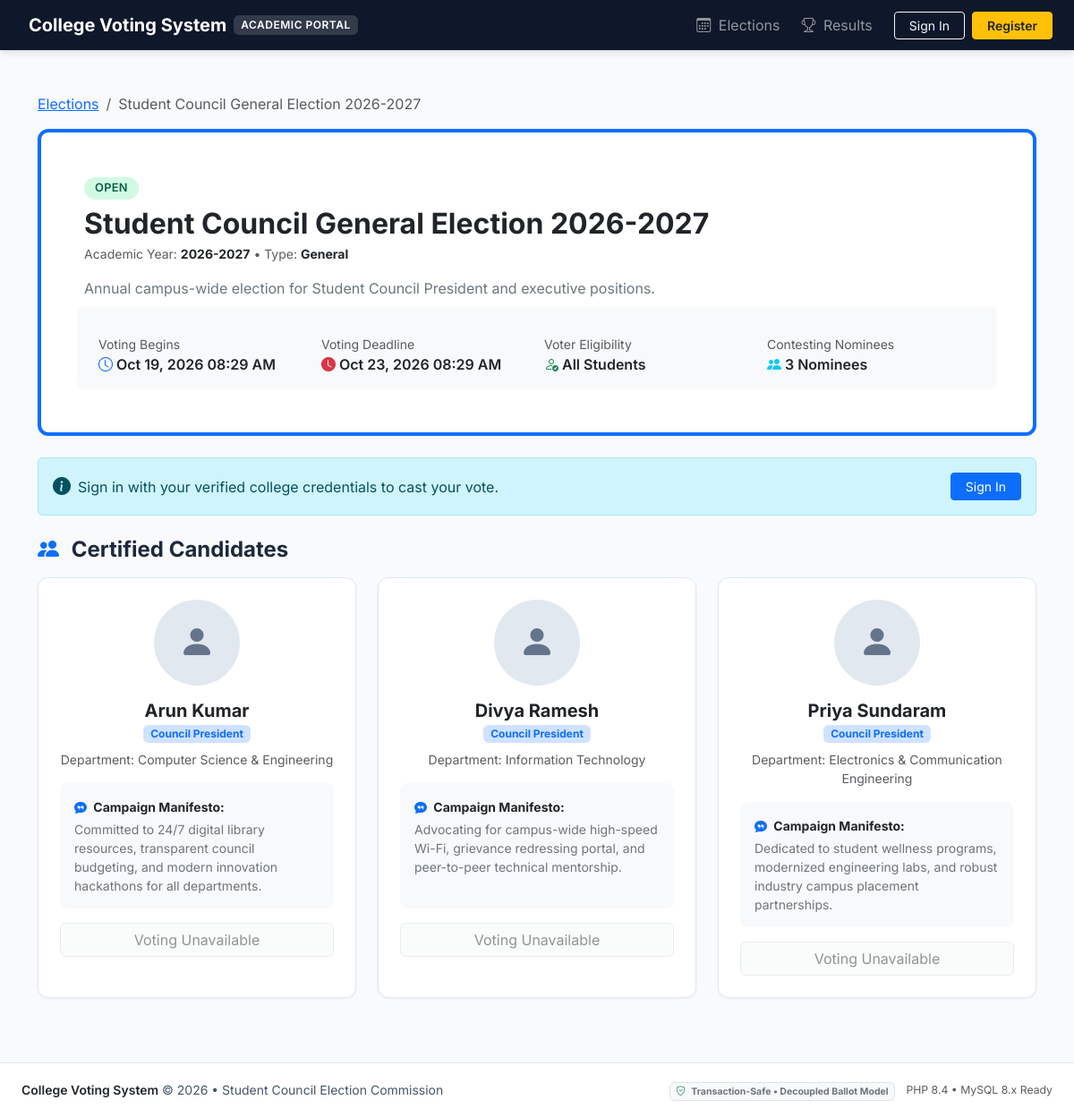
Screenshot of /public/election-details.php?id=1 with the database file from the repository.
### tables this page shows
CREATE TABLE IF NOT EXISTS elections (
    id INT AUTO_INCREMENT PRIMARY KEY,
    title VARCHAR(200) NOT NULL,
    description TEXT DEFAULT NULL,
    academic_year VARCHAR(20) NOT NULL,
    election_type ENUM('general', 'departmental', 'club', 'special') NOT NULL DEFAULT 'general',
    start_time DATETIME NOT NULL,
    end_time DATETIME NOT NULL,
    status ENUM('draft', 'scheduled', 'open', 'closed', 'results_published', 'cancelled') NOT NULL DEFAULT 'draft',
    eligibility_type ENUM('all_students', 'by_department', 'by_year') NOT NULL DEFAULT 'all_students',
    created_by INT DEFAULT NULL,
    created_at DATETIME NOT NULL DEFAULT CURRENT_TIMESTAMP,
    updated_at DATETIME NOT NULL DEFAULT CURRENT_TIMESTAMP ON UPDATE CURRENT_TIMESTAMP,
    CONSTRAINT fk_election_creator FOREIGN KEY (created_by) REFERENCES users(id) ON DELETE SET NULL,
    INDEX idx_election_status (status),
    INDEX idx_election_dates (start_time, end_time)
);

CREATE TABLE IF NOT EXISTS candidates (
    id INT AUTO_INCREMENT PRIMARY KEY,
    election_id INT NOT NULL,
    student_id INT DEFAULT NULL,
    name VARCHAR(100) NOT NULL,
    position VARCHAR(100) NOT NULL,
    department_id INT DEFAULT NULL,
    manifesto TEXT DEFAULT NULL,
    photo_url VARCHAR(255) DEFAULT NULL,
    status ENUM('active', 'withdrawn', 'disqualified') NOT NULL DEFAULT 'active',
    created_at DATETIME NOT NULL DEFAULT CURRENT_TIMESTAMP,
    updated_at DATETIME NOT NULL DEFAULT CURRENT_TIMESTAMP ON UPDATE CURRENT_TIMESTAMP,
    CONSTRAINT fk_candidate_election FOREIGN KEY (election_id) REFERENCES elections(id) ON DELETE CASCADE,
    CONSTRAINT fk_candidate_student FOREIGN KEY (student_id) REFERENCES students(id) ON DELETE SET NULL,
    CONSTRAINT fk_candidate_dept FOREIGN KEY (department_id) REFERENCES departments(id) ON DELETE SET NULL,
    INDEX idx_candidate_election (election_id),
    INDEX idx_candidate_status (status)
);

CREATE TABLE IF NOT EXISTS departments (
    id INT AUTO_INCREMENT PRIMARY KEY,
    code VARCHAR(20) NOT NULL UNIQUE,
    name VARCHAR(100) NOT NULL,
    created_at DATETIME NOT NULL DEFAULT CURRENT_TIMESTAMP
);

### app/includes/functions.php (called while the page is built, shortened)
<?php
function e(?string $value): string {
    return htmlspecialchars((string)($value ?? ''), ENT_QUOTES, 'UTF-8');
}
function base_url(string $path = ''): string {
    $scriptName = $_SERVER['SCRIPT_NAME'] ?? '';
    $base = rtrim(dirname($scriptName), '/\\');
    $trimmedPath = ltrim($path, '/');
    return ($base === '' || $base === '/') ? '/' . $trimmedPath : $base . '/' . $trimmedPath;
}
function format_datetime(?string $datetime, string $format = 'M d, Y h:i A'): string {
    try {
        $dt = new DateTime($datetime);
        return $dt->format($format);
    } catch (Exception $e) {
        return $datetime;
    }
}

### app/repositories/ElectionRepository.php (called while the page is built, shortened)
<?php
class ElectionRepository {
    private PDO $db;
    public function __construct(?PDO $db = null) {
        $this->db = $db ?? Database::getConnection();
    }
    public function findById(int $id): ?array {
        $stmt = $this->db->prepare("
            SELECT e.*, u.email AS creator_email,
                   (SELECT COUNT(*) FROM candidates c WHERE c.election_id = e.id AND c.status = 'active') AS candidate_count,
                   (SELECT COUNT(*) FROM voter_participation vp WHERE vp.election_id = e.id) AS total_votes
            FROM elections e
            LEFT JOIN users u ON e.created_by = u.id
            WHERE e.id = ?
        ");
        $stmt->execute([$id]);
        $res = $stmt->fetch(PDO::FETCH_ASSOC);
        return $res ?: null;
    }
}

### app/repositories/CandidateRepository.php (called while the page is built, shortened)
<?php
class CandidateRepository {
    private PDO $db;
    public function __construct(?PDO $db = null) {
        $this->db = $db ?? Database::getConnection();
    }
    public function getByElectionId(int $electionId, bool $activeOnly = true): array {
        $sql = "
            SELECT c.*, d.name AS department_name, d.code AS department_code,
                   (SELECT COUNT(*) FROM ballots b WHERE b.candidate_id = c.id) AS vote_count
            FROM candidates c
            LEFT JOIN departments d ON c.department_id = d.id
            WHERE c.election_id = ?
        ";
        if ($activeOnly) {
            $sql .= " AND c.status = 'active'";
        }
        $sql .= " ORDER BY c.position ASC, c.name ASC";
        $stmt = $this->db->prepare($sql);
        $stmt->execute([$electionId]);
        return $stmt->fetchAll(PDO::FETCH_ASSOC);
    }
}

### app/includes/auth.php (called while the page is built, shortened)
<?php
require_once __DIR__ . '/../config/app.php';
require_once __DIR__ . '/functions.php';
class Auth {
    public static function check(): bool {
        return !empty($_SESSION['user_id']);
    }
    public static function role(): ?string {
        return $_SESSION['user_role'] ?? null;
    }
    public static function isStudent(): bool {
        return self::role() === 'student';
    }
}

### public/election-details.php (the view, shortened to what this page needs)
<?php
require_once __DIR__ . '/../app/includes/auth.php';
require_once __DIR__ . '/../app/includes/csrf.php';
require_once __DIR__ . '/../app/includes/functions.php';
require_once __DIR__ . '/../app/repositories/ElectionRepository.php';
require_once __DIR__ . '/../app/repositories/CandidateRepository.php';
$electionId = (int)($_GET['id'] ?? 0);
$db = Database::getConnection();
$electionRepo = new ElectionRepository($db);
$candidateRepo = new CandidateRepository($db);
$election = $electionRepo->findById($electionId);
$candidates = $candidateRepo->getByElectionId($electionId);
$eligibility = ['eligible' => false, 'reason' => 'Sign in as a registered student to vote.'];
$hasVoted = false;
require_once __DIR__ . '/../app/includes/header.php';
?>
<div class="container py-4 py-md-5">
    <nav aria-label="breadcrumb" class="mb-3">
        <ol class="breadcrumb small">
            <li class="breadcrumb-item"><a href="<?= base_url('elections.php') ?>">Elections</a></li>
            <li class="breadcrumb-item active" aria-current="page"><?= e($election['title']) ?></li>
        </ol>
    </nav>
    <div class="card card-academic p-4 p-md-5 mb-4 border-top border-4 border-primary">
        <div class="d-flex flex-wrap justify-content-between align-items-start gap-2 mb-3">
            <div>
                <span class="badge badge-status badge-<?= e($election['status']) ?> mb-2">
                    <?= e(str_replace('_', ' ', $election['status'])) ?>
                </span>
                <h1 class="h2 fw-bold text-dark mb-1"><?= e($election['title']) ?></h1>
                <div class="text-muted small">
                    Academic Year: <strong class="text-dark"><?= e($election['academic_year']) ?></strong> &bull;
                    Type: <strong class="text-dark text-capitalize"><?= e($election['election_type']) ?></strong>
                </div>
            </div>
        </div>
        <p class="text-secondary mb-4"><?= nl2br(e($election['description'] ?? 'No description provided.')) ?></p>
        <div class="row g-3 bg-light p-3 rounded-3">
            <div class="col-sm-6 col-md-3">
                <div class="text-muted small">Voting Begins</div>
                <div class="fw-semibold text-dark"><i class="bi bi-clock me-1 text-primary"></i><?= format_datetime($election['start_time']) ?></div>
            </div>
            <div class="col-sm-6 col-md-3">
                <div class="text-muted small">Voting Deadline</div>
                <div class="fw-semibold text-dark"><i class="bi bi-clock-fill me-1 text-danger"></i><?= format_datetime($election['end_time']) ?></div>
            </div>
            <div class="col-sm-6 col-md-3">
                <div class="text-muted small">Voter Eligibility</div>
                <div class="fw-semibold text-dark"><i class="bi bi-person-check me-1 text-success"></i><?= e(ucwords(str_replace('_', ' ', $election['eligibility_type']))) ?></div>
            </div>
            <div class="col-sm-6 col-md-3">
                <div class="text-muted small">Contesting Nominees</div>
                <div class="fw-semibold text-dark"><i class="bi bi-people-fill me-1 text-info"></i><?= count($candidates) ?> Nominees</div>
            </div>
        </div>
    </div>
    <?php if (Auth::isStudent()): ?>
        <div class="card card-academic p-3 p-md-4 mb-4 <?= $hasVoted ? 'border-success' : ($eligibility['eligible'] ? 'border-primary' : 'border-warning') ?>">
            <div class="d-flex align-items-center gap-3">
                <div class="stat-icon-wrapper <?= $hasVoted ? 'bg-success-subtle text-success' : ($eligibility['eligible'] ? 'bg-primary-subtle text-primary' : 'bg-warning-subtle text-warning') ?>">
                    <i class="bi <?= $hasVoted ? 'bi-check-circle-fill' : ($eligibility['eligible'] ? 'bi-shield-check' : 'bi-exclamation-triangle-fill') ?>"></i>
                </div>
                <div class="flex-grow-1">
                    <h6 class="fw-bold mb-1">
                        <?= $hasVoted ? 'Your Ballot is Successfully Recorded' : ($eligibility['eligible'] ? 'You are Eligible to Vote' : 'Voting Ineligible for this Election') ?>
                    </h6>
                    <p class="text-muted small mb-0">
                        <?= $hasVoted ? 'You have already participated in this election. Ballots cannot be modified or re-cast.' : e($eligibility['reason']) ?>
                    </p>
                </div>
            </div>
        </div>
    <?php elseif (!Auth::check()): ?>
        <div class="alert alert-info d-flex align-items-center justify-content-between p-3 mb-4">
            <div class="d-flex align-items-center gap-2">
                <i class="bi bi-info-circle-fill fs-5"></i>
                <span>Sign in with your verified college credentials to cast your vote.</span>
            </div>
            <a href="<?= base_url('login.php') ?>" class="btn btn-primary btn-sm px-3">Sign In</a>
        </div>
    <?php endif; ?>
    <div class="mb-4">
        <h3 class="h4 fw-bold mb-3"><i class="bi bi-people-fill me-2 text-primary"></i> Certified Candidates</h3>
        <?php if (empty($candidates)): ?>
            <div class="card card-academic p-5 text-center text-muted">
                <i class="bi bi-person-x fs-1 mb-2"></i>
                <h5 class="fw-bold">No Candidates Registered</h5>
                <p class="small mb-0">No active candidates have been approved for this election yet.</p>
            </div>
        <?php else: ?>
            <div class="row g-4">
                <?php foreach ($candidates as $cand): ?>
                    <div class="col-md-6 col-lg-4">
                        <div class="card card-academic h-100 p-4 d-flex flex-column text-center">
                            <div class="mb-3 d-flex justify-content-center">
                                <?php if (!empty($cand['photo_url']) && file_exists(ROOT_PATH . '/public/uploads/candidates/' . $cand['photo_url'])): ?>
                                    <img src="<?= base_url('uploads/candidates/' . e($cand['photo_url'])) ?>" alt="<?= e($cand['name']) ?>" class="candidate-avatar">
                                <?php else: ?>
                                    <div class="candidate-avatar-placeholder">
                                        <i class="bi bi-person-fill"></i>
                                    </div>
                                <?php endif; ?>
                            </div>
                            <h5 class="fw-bold text-dark mb-1"><?= e($cand['name']) ?></h5>
                            <div class="badge bg-primary-subtle text-primary mb-2 align-self-center">
                                <?= e($cand['position']) ?>
                            </div>
                            <div class="text-muted small mb-3">
                                Department: <?= e($cand['department_name'] ?? 'General') ?>
                            </div>
                            <div class="bg-light p-3 rounded-3 small text-secondary text-start mb-3 flex-grow-1" style="max-height: 140px; overflow-y: auto;">
                                <div class="fw-bold text-dark mb-1"><i class="bi bi-chat-quote-fill me-1 text-primary"></i> Campaign Manifesto:</div>
                                <?= nl2br(e($cand['manifesto'] ?? 'No manifesto submitted.')) ?>
                            </div>
                            <?php if ($election['status'] === 'open' && $eligibility['eligible'] && !$hasVoted): ?>
                                <button type="button" class="btn btn-navy w-100 py-2 fw-semibold"
                                        data-bs-toggle="modal"
                                        data-bs-target="#voteConfirmationModal"
                                        data-candidate-id="<?= $cand['id'] ?>"
                                        data-candidate-name="<?= e($cand['name']) ?>"
                                        data-candidate-position="<?= e($cand['position']) ?>">
                                    <i class="bi bi-check2-circle me-1"></i> Vote for <?= e($cand['name']) ?>
                                </button>
                            <?php elseif ($hasVoted): ?>
                                <button class="btn btn-outline-success w-100 disabled" disabled>
                                    <i class="bi bi-check-circle-fill me-1"></i> Already Voted
                                </button>
                            <?php else: ?>
                                <button class="btn btn-light border w-100 text-muted disabled" disabled>
                                    Voting Unavailable
                                </button>
                            <?php endif; ?>
                        </div>
                    </div>
                <?php endforeach; ?>
            </div>
        <?php endif; ?>
    </div>
</div>
<?php require_once __DIR__ . '/../app/includes/footer.php'; ?>

### public/assets/css/style.css (style rules this page uses)
:root { --primary-navy: #1e3a8a; --primary-dark: #0f172a; --primary-hover: #1e40af; --secondary-slate: #475569; --bg-light: #f8fafc; --surface-card: #ffffff; --success-green: #10b981; --danger-rose: #e11d48; --warning-amber: #f59e0b; --border-subtle: #e2e8f0; --font-sans: 'Inter', system-ui, -apple-system, BlinkMacSystemFont, "Segoe UI", Roboto, sans-serif; }
body { background-color: var(--bg-light); color: #1e293b; font-family: var(--font-sans); min-height: 100vh; display: flex; flex-direction: column; }
.card-academic { background: var(--surface-card); border: 1px solid var(--border-subtle); border-radius: 12px; box-shadow: 0 1px 3px rgba(0, 0, 0, 0.05); transition: transform 0.15s ease, box-shadow 0.15s ease; }
.badge-status { padding: 6px 12px; border-radius: 20px; font-weight: 600; font-size: 0.8rem; letter-spacing: 0.3px; text-transform: uppercase; }
.badge-open { background-color: #d1fae5; color: #065f46; }
.candidate-avatar-placeholder { width: 96px; height: 96px; border-radius: 50%; background-color: #e2e8f0; color: #64748b; display: flex; align-items: center; justify-content: center; font-size: 2.5rem; }

### rows the page displays
elections: title "Student Council General Election 2026-2027", status "OPEN", academic_year "2026-2027", election_type "General", description "Annual campus-wide election for Student Council President and executive positions.", start_time "Oct 19, 2026 08:29 AM", end_time "Oct 23, 2026 08:29 AM", eligibility_type "All Students"
candidates: name "Arun Kumar", position "Council President", department.name "Computer Science & Engineering", manifesto "Committed to 24/7 digital library resources, transparent council budgeting, and modern innovation hackathons for all departments."
candidates: name "Divya Ramesh", position "Council President", department.name "Information Technology", manifesto "Advocating for campus-wide high-speed Wi-Fi, grievance redressing portal, and peer-to-peer technical mentorship."
candidates: name "Priya Sundaram", position "Council President", department.name "Electronics & Communication Engineering", manifesto "Dedicated to student wellness programs, modernized engineering labs, and robust industry campus placement partnerships."

### other values shown
count($candidates) "3"
PHP_MAJOR_VERSION "8"
PHP_MINOR_VERSION "4"
